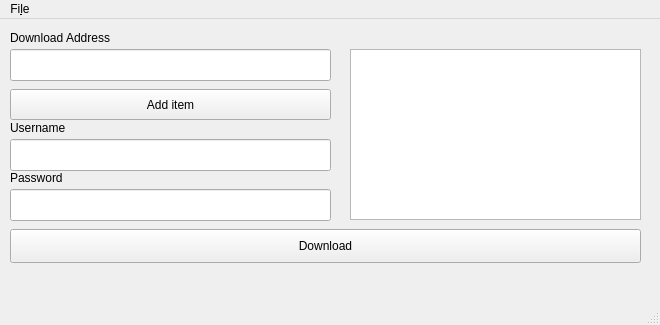
<?xml version="1.0" encoding="UTF-8"?>
<ui version="4.0">
 <class>MainWindow</class>
 <widget class="QMainWindow" name="MainWindow">
  <property name="geometry">
   <rect>
    <x>0</x>
    <y>0</y>
    <width>660</width>
    <height>325</height>
   </rect>
  </property>
  <property name="windowTitle">
   <string>Crude Wget Gui</string>
  </property>
  <property name="windowIcon">
   <iconset>
    <normaloff>wgg_icon.png</normaloff>
    <normalon>wgg_icon.png</normalon>wgg_icon.png</iconset>
  </property>
  <property name="iconSize">
   <size>
    <width>32</width>
    <height>32</height>
   </size>
  </property>
  <widget class="QWidget" name="centralWidget">
   <widget class="QLineEdit" name="download_address">
    <property name="geometry">
     <rect>
      <x>10</x>
      <y>30</y>
      <width>321</width>
      <height>32</height>
     </rect>
    </property>
   </widget>
   <widget class="QLineEdit" name="uname">
    <property name="geometry">
     <rect>
      <x>10</x>
      <y>120</y>
      <width>321</width>
      <height>32</height>
     </rect>
    </property>
   </widget>
   <widget class="QLineEdit" name="pword">
    <property name="geometry">
     <rect>
      <x>10</x>
      <y>170</y>
      <width>321</width>
      <height>32</height>
     </rect>
    </property>
   </widget>
   <widget class="QPlainTextEdit" name="item_list">
    <property name="geometry">
     <rect>
      <x>350</x>
      <y>30</y>
      <width>291</width>
      <height>171</height>
     </rect>
    </property>
   </widget>
   <widget class="QLabel" name="label">
    <property name="geometry">
     <rect>
      <x>10</x>
      <y>10</y>
      <width>631</width>
      <height>18</height>
     </rect>
    </property>
    <property name="text">
     <string>Download Address</string>
    </property>
   </widget>
   <widget class="QLabel" name="label_2">
    <property name="geometry">
     <rect>
      <x>10</x>
      <y>100</y>
      <width>321</width>
      <height>18</height>
     </rect>
    </property>
    <property name="text">
     <string>Username</string>
    </property>
   </widget>
   <widget class="QLabel" name="label_3">
    <property name="geometry">
     <rect>
      <x>10</x>
      <y>150</y>
      <width>321</width>
      <height>18</height>
     </rect>
    </property>
    <property name="text">
     <string>Password</string>
    </property>
   </widget>
   <widget class="QPushButton" name="add_item">
    <property name="geometry">
     <rect>
      <x>10</x>
      <y>70</y>
      <width>321</width>
      <height>31</height>
     </rect>
    </property>
    <property name="text">
     <string>Add item</string>
    </property>
   </widget>
   <widget class="QPushButton" name="download_list">
    <property name="geometry">
     <rect>
      <x>10</x>
      <y>210</y>
      <width>631</width>
      <height>34</height>
     </rect>
    </property>
    <property name="text">
     <string>Download</string>
    </property>
   </widget>
  </widget>
  <widget class="QMenuBar" name="menuBar">
   <property name="geometry">
    <rect>
     <x>0</x>
     <y>0</y>
     <width>660</width>
     <height>30</height>
    </rect>
   </property>
   <widget class="QMenu" name="menuFile">
    <property name="title">
     <string>Fi&amp;le</string>
    </property>
    <addaction name="actionDownload_Path"/>
    <addaction name="actionExit"/>
   </widget>
   <addaction name="menuFile"/>
  </widget>
  <widget class="QStatusBar" name="statusBar"/>
  <action name="actionExit">
   <property name="text">
    <string>&amp;Exit</string>
   </property>
  </action>
  <action name="actionDownload_Path">
   <property name="text">
    <string>Download Path</string>
   </property>
  </action>
 </widget>
 <layoutdefault spacing="6" margin="11"/>
 <resources/>
 <connections/>
</ui>
